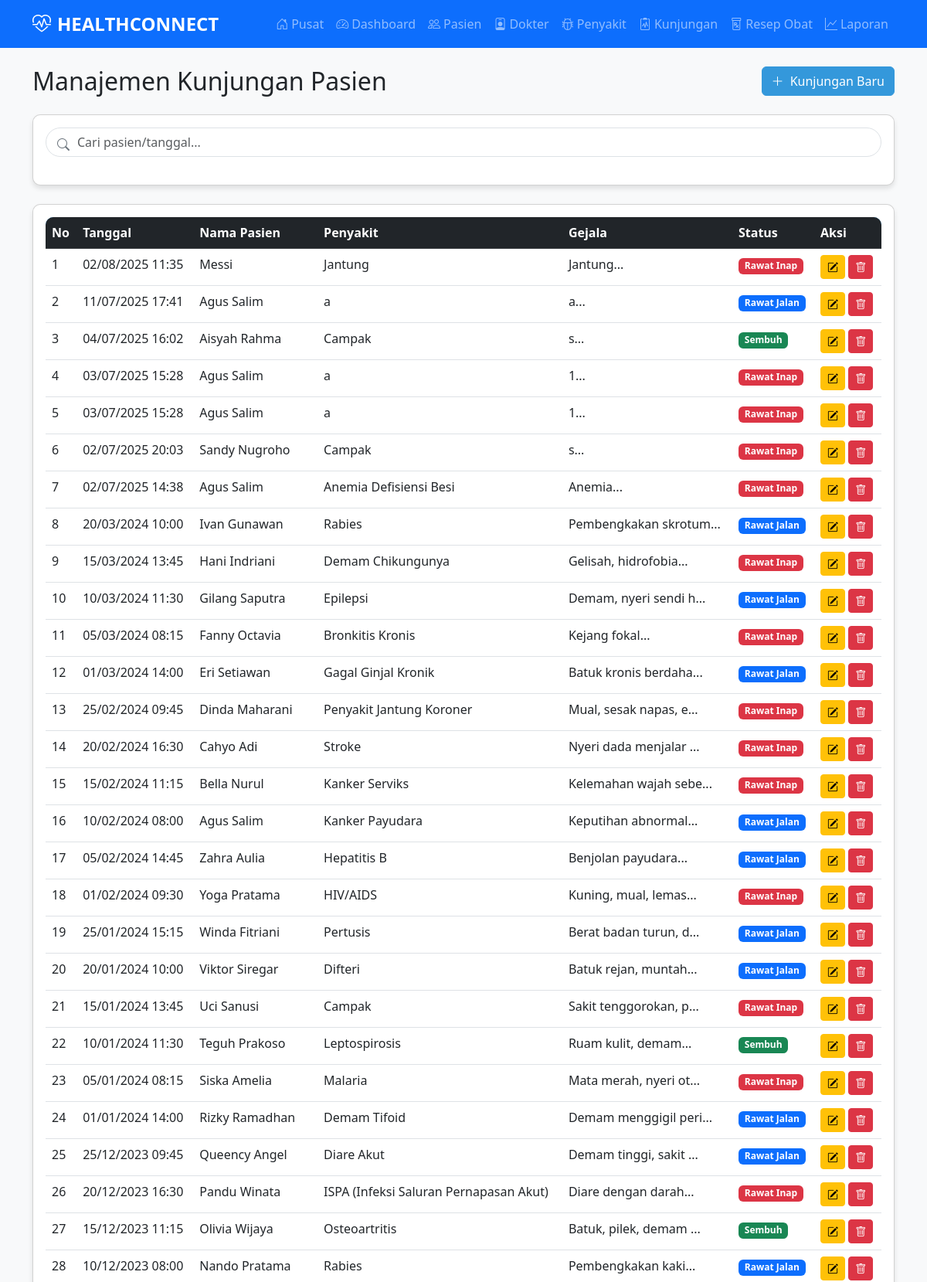
The app's page /pages/kunjungan.php (upper part) with its own data.
### tables this page shows
CREATE TABLE `kunjungan` (
  `id_kunjungan` int NOT NULL,
  `id_pasien` int NOT NULL,
  `id_penyakit` int NOT NULL,
  `tgl_kunjungan` datetime NOT NULL,
  `gejala` text NOT NULL,
  `tindakan` text NOT NULL,
  `status` enum('Rawat Jalan','Rawat Inap','Sembuh','Rujuk') NOT NULL
);

CREATE TABLE `pasien` (
  `id_pasien` int NOT NULL,
  `nik` varchar(20) NOT NULL,
  `nama` varchar(100) NOT NULL,
  `tgl_lahir` date NOT NULL,
  `gender` enum('Laki-laki','Perempuan') NOT NULL,
  `alamat` text NOT NULL,
  `no_telp` varchar(15) NOT NULL
);

CREATE TABLE `penyakit` (
  `id_penyakit` int NOT NULL,
  `nama` varchar(100) NOT NULL,
  `kategori` varchar(50) NOT NULL,
  `deskripsi` text
);

### pages/kunjungan.php (the view, shortened to what this page needs)
<?php
include '../includes/header2.php';
include '../config/database.php';
?>
<div class="position-fixed top-0 end-0 p-3" style="z-index: 11">
</div>
<div class="d-flex justify-content-between align-items-center mb-4">
    <h2 class="mb-0">Manajemen Kunjungan Pasien</h2>
    <button class="btn btn-primary" data-bs-toggle="modal" data-bs-target="#tambahKunjunganModal">
        <i class="bi bi-plus-lg me-1"></i> Kunjungan Baru
    </button>
</div>
<div class="card mb-4">
    <div class="card-body">
        <div class="search-box">
            <i class="bi bi-search"></i>
            <input type="text" class="form-control" id="searchKunjungan" placeholder="Cari pasien/tanggal...">
        </div>
    </div>
</div>
<div class="card">
    <div class="card-body">
        <div class="table-responsive">
            <table class="table table-hover" id="kunjunganTable">
                <thead class="table-dark">
                    <tr>
                        <th>No</th>
                        <th>Tanggal</th>
                        <th>Nama Pasien</th>
                        <th>Penyakit</th>
                        <th>Gejala</th>
                        <th>Status</th>
                        <th>Aksi</th>
                    </tr>
                </thead>
                <tbody>
                    <?php
                    $query = "SELECT k.*, p.nama as nama_pasien, py.nama as nama_penyakit
                              FROM Kunjungan k
                              JOIN Pasien p ON k.id_pasien = p.id_pasien
                              JOIN Penyakit py ON k.id_penyakit = py.id_penyakit
                              ORDER BY k.tgl_kunjungan DESC";
                    $result = $conn->query($query);
                    $no = 1;
                    while ($row = $result->fetch_assoc()) {
                        echo "<tr>
                            <td>$no</td>
                            <td>".date('d/m/Y H:i', strtotime($row['tgl_kunjungan']))."</td>
                            <td>$row[nama_pasien]</td>
                            <td>$row[nama_penyakit]</td>
                            <td>".substr($row['gejala'], 0, 20)."...</td>
                            <td><span class='badge bg-".getStatusColor($row['status'])."'>$row[status]</span></td>
                            <td>
                                <button class='btn btn-sm btn-warning edit-kunjungan' data-id='$row[id_kunjungan]'>
                                    <i class='bi bi-pencil-square'></i>
                                </button>
                                <button class='btn btn-sm btn-danger hapus-kunjungan' data-id='$row[id_kunjungan]'>
                                    <i class='bi bi-trash'></i>
                                </button>
                            </td>
                        </tr>";
                        $no++;
                    }
                    function getStatusColor($status) {
                        switch($status) {
                            case 'Rawat Inap': return 'danger';
                            case 'Sembuh': return 'success';
                            default: return 'primary';
                        }
                    }
                    ?>
                </tbody>
            </table>
        </div>
    </div>
</div>
<?php include '../includes/footer.php'; ?>

### assets/css/style.css (style rules this page uses)
:root { --primary-color: #2c3e50; --secondary-color: #3498db; --accent-color: #e74c3c; --light-color: #ecf0f1; --dark-color: #2c3e50; }
body { font-family: 'Segoe UI', Tahoma, Geneva, Verdana, sans-serif; background-color: #f8f9fa; }
.card { border-radius: 10px; box-shadow: 0 4px 6px rgba(0, 0, 0, 0.1); transition: transform 0.3s ease; margin-bottom: 20px; }
.btn-primary { background-color: var(--secondary-color); border-color: var(--secondary-color); }
.table-responsive { border-radius: 10px; overflow: hidden; }
.table thead { background-color: var(--secondary-color); color: white; }
.table th { font-weight: 600; }
.search-box { position: relative; margin-bottom: 20px; }
.search-box input { padding-left: 40px; border-radius: 20px; }
.search-box i { position: absolute; left: 15px; top: 10px; color: #6c757d; }

### records on screen
kunjungan: tgl_kunjungan "02/08/2025 11:35", id_pasien.nama "Messi", id_penyakit.nama "Jantung", gejala "Jantung", status "Rawat Inap"
kunjungan: tgl_kunjungan "11/07/2025 17:41", id_pasien.nama "Agus Salim", id_penyakit.nama "a", gejala "a", status "Rawat Jalan"
kunjungan: tgl_kunjungan "04/07/2025 16:02", id_pasien.nama "Aisyah Rahma", id_penyakit.nama "Campak", gejala "s", status "Sembuh"
kunjungan: tgl_kunjungan "03/07/2025 15:28", id_pasien.nama "Agus Salim", id_penyakit.nama "a", gejala "1", status "Rawat Inap"
kunjungan: tgl_kunjungan "03/07/2025 15:28", id_pasien.nama "Agus Salim", id_penyakit.nama "a", gejala "1", status "Rawat Inap"
kunjungan: tgl_kunjungan "02/07/2025 20:03", id_pasien.nama "Sandy Nugroho", id_penyakit.nama "Campak", gejala "s", status "Rawat Inap"
kunjungan: tgl_kunjungan "02/07/2025 14:38", id_pasien.nama "Agus Salim", id_penyakit.nama "Anemia Defisiensi Besi", gejala "Anemia", status "Rawat Inap"
kunjungan: tgl_kunjungan "20/03/2024 10:00", id_pasien.nama "Ivan Gunawan", id_penyakit.nama "Rabies", gejala "Pembengkakan skrotum", status "Rawat Jalan"
kunjungan: tgl_kunjungan "15/03/2024 13:45", id_pasien.nama "Hani Indriani", id_penyakit.nama "Demam Chikungunya", gejala "Gelisah, hidrofobia", status "Rawat Inap"
kunjungan: tgl_kunjungan "10/03/2024 11:30", id_pasien.nama "Gilang Saputra", id_penyakit.nama "Epilepsi", gejala "Demam, nyeri sendi h", status "Rawat Jalan"
kunjungan: tgl_kunjungan "05/03/2024 08:15", id_pasien.nama "Fanny Octavia", id_penyakit.nama "Bronkitis Kronis", gejala "Kejang fokal", status "Rawat Inap"
kunjungan: tgl_kunjungan "01/03/2024 14:00", id_pasien.nama "Eri Setiawan", id_penyakit.nama "Gagal Ginjal Kronik", gejala "Batuk kronis berdaha", status "Rawat Jalan"
kunjungan: tgl_kunjungan "25/02/2024 09:45", id_pasien.nama "Dinda Maharani", id_penyakit.nama "Penyakit Jantung Koroner", gejala "Mual, sesak napas, e", status "Rawat Inap"
kunjungan: tgl_kunjungan "20/02/2024 16:30", id_pasien.nama "Cahyo Adi", id_penyakit.nama "Stroke", gejala "Nyeri dada menjalar", status "Rawat Inap"
kunjungan: tgl_kunjungan "15/02/2024 11:15", id_pasien.nama "Bella Nurul", id_penyakit.nama "Kanker Serviks", gejala "Kelemahan wajah sebe", status "Rawat Inap"
kunjungan: tgl_kunjungan "10/02/2024 08:00", id_pasien.nama "Agus Salim", id_penyakit.nama "Kanker Payudara", gejala "Keputihan abnormal", status "Rawat Jalan"
kunjungan: tgl_kunjungan "05/02/2024 14:45", id_pasien.nama "Zahra Aulia", id_penyakit.nama "Hepatitis B", gejala "Benjolan payudara", status "Rawat Jalan"
kunjungan: tgl_kunjungan "01/02/2024 09:30", id_pasien.nama "Yoga Pratama", id_penyakit.nama "HIV/AIDS", gejala "Kuning, mual, lemas", status "Rawat Inap"
kunjungan: tgl_kunjungan "25/01/2024 15:15", id_pasien.nama "Winda Fitriani", id_penyakit.nama "Pertusis", gejala "Berat badan turun, d", status "Rawat Jalan"
kunjungan: tgl_kunjungan "20/01/2024 10:00", id_pasien.nama "Viktor Siregar", id_penyakit.nama "Difteri", gejala "Batuk rejan, muntah", status "Rawat Jalan"
kunjungan: tgl_kunjungan "15/01/2024 13:45", id_pasien.nama "Uci Sanusi", id_penyakit.nama "Campak", gejala "Sakit tenggorokan, p", status "Rawat Inap"
kunjungan: tgl_kunjungan "10/01/2024 11:30", id_pasien.nama "Teguh Prakoso", id_penyakit.nama "Leptospirosis", gejala "Ruam kulit, demam", status "Sembuh"
kunjungan: tgl_kunjungan "05/01/2024 08:15", id_pasien.nama "Siska Amelia", id_penyakit.nama "Malaria", gejala "Mata merah, nyeri ot", status "Rawat Inap"
kunjungan: tgl_kunjungan "01/01/2024 14:00", id_pasien.nama "Rizky Ramadhan", id_penyakit.nama "Demam Tifoid", gejala "Demam menggigil peri", status "Rawat Jalan"
kunjungan: tgl_kunjungan "25/12/2023 09:45", id_pasien.nama "Queency Angel", id_penyakit.nama "Diare Akut", gejala "Demam tinggi, sakit", status "Rawat Jalan"
kunjungan: tgl_kunjungan "20/12/2023 16:30", id_pasien.nama "Pandu Winata", id_penyakit.nama "ISPA (Infeksi Saluran Pernapasan Akut)", gejala "Diare dengan darah", status "Rawat Inap"
kunjungan: tgl_kunjungan "15/12/2023 11:15", id_pasien.nama "Olivia Wijaya", id_penyakit.nama "Osteoartritis", gejala "Batuk, pilek, demam", status "Sembuh"
kunjungan: tgl_kunjungan "10/12/2023 08:00", id_pasien.nama "Nando Pratama", id_penyakit.nama "Rabies", gejala "Pembengkakan kaki", status "Rawat Jalan"
